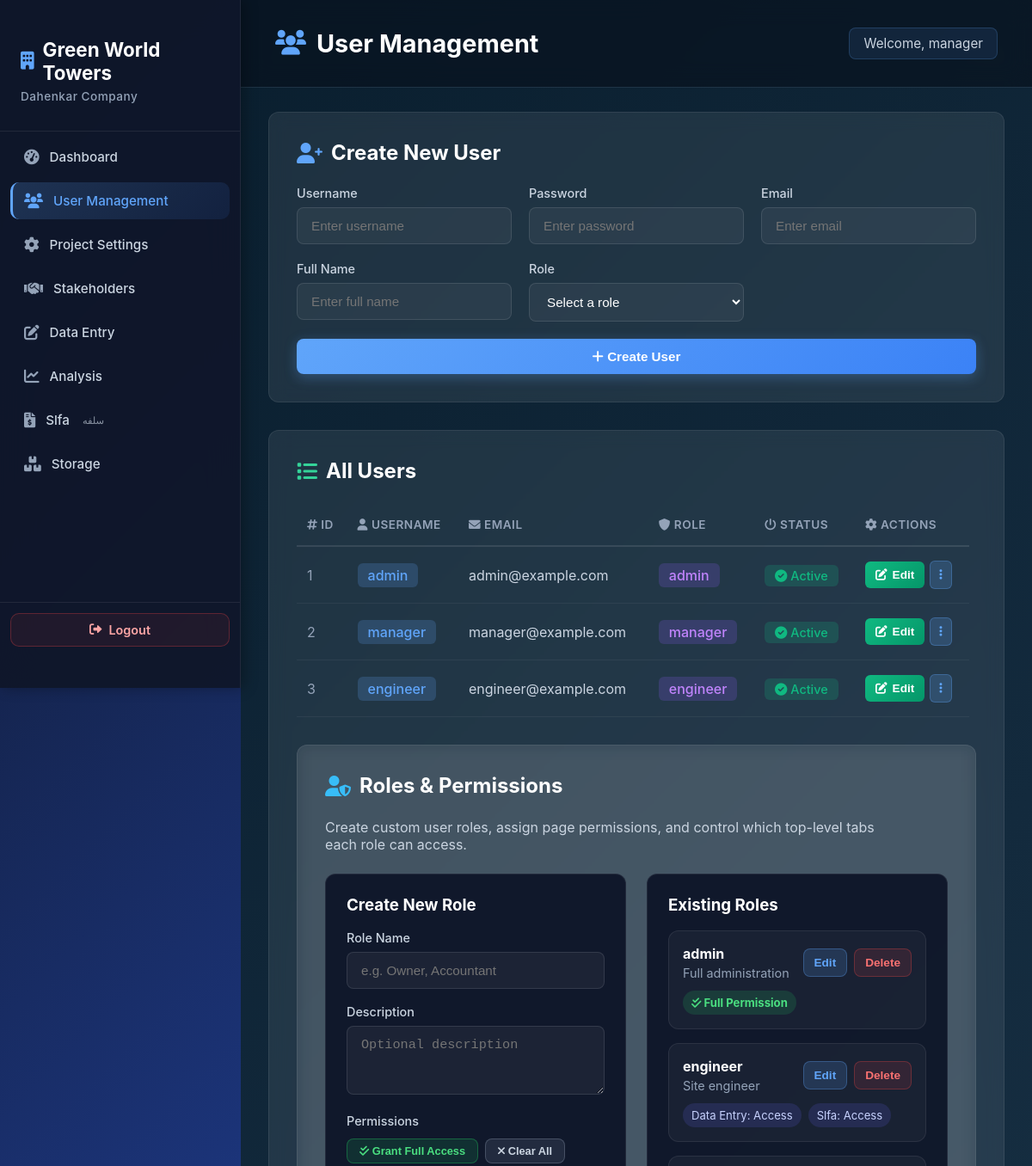
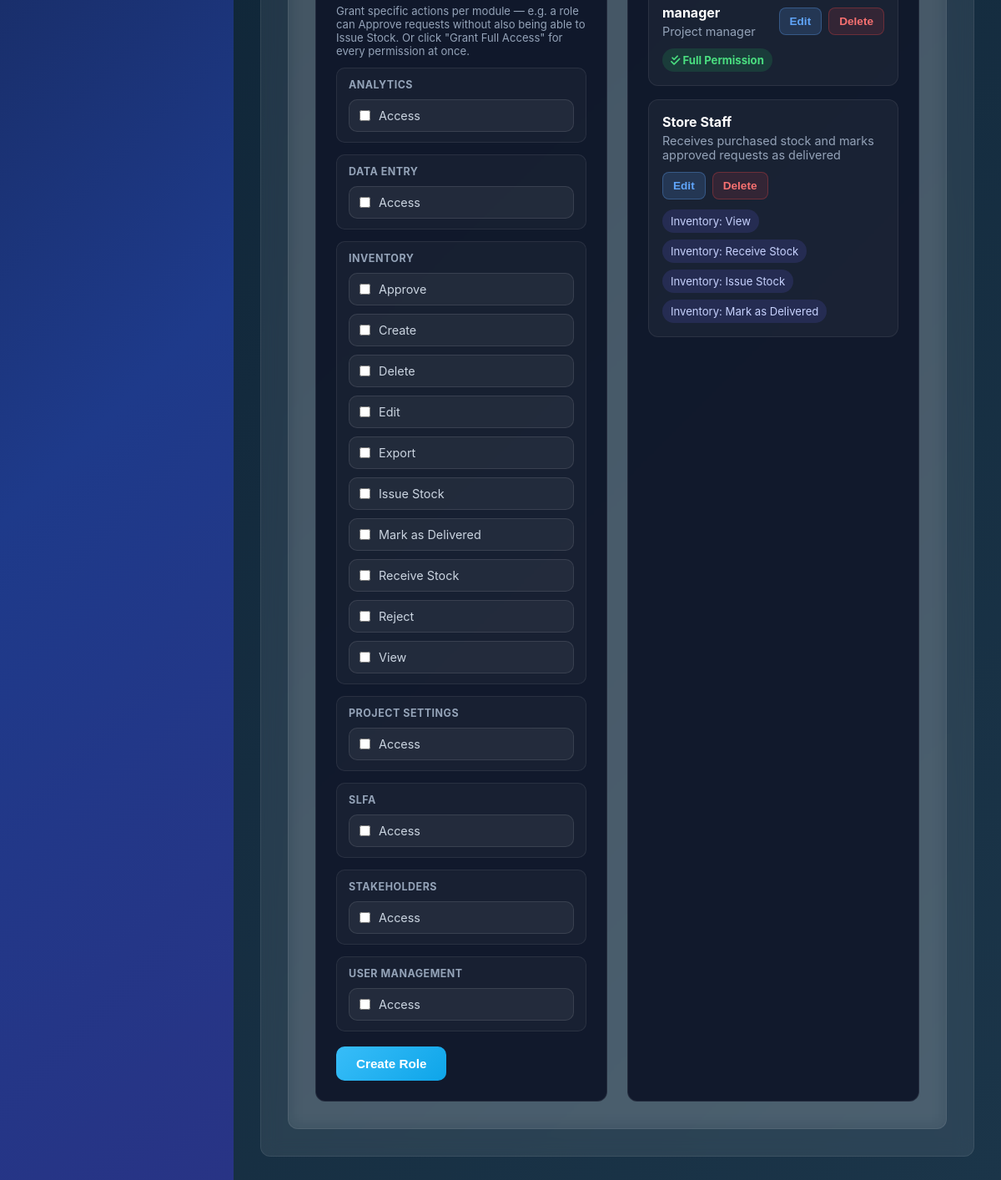
The page /src/users.php (signed in) on the database its author committed (2 pictures, top to bottom).
### tables this page shows
CREATE TABLE IF NOT EXISTS users (
    id INT AUTO_INCREMENT PRIMARY KEY,
    username VARCHAR(50) UNIQUE NOT NULL,
    password VARCHAR(255) NOT NULL,
    email VARCHAR(100) UNIQUE NOT NULL,
    full_name VARCHAR(100),
    role_id INT NOT NULL,
    is_active TINYINT(1) DEFAULT 1,
    created_at TIMESTAMP DEFAULT CURRENT_TIMESTAMP,
    FOREIGN KEY (role_id) REFERENCES roles(id)
);

CREATE TABLE IF NOT EXISTS roles (
    id INT AUTO_INCREMENT PRIMARY KEY,
    name VARCHAR(50) UNIQUE NOT NULL,
    description VARCHAR(255),
    created_at TIMESTAMP DEFAULT CURRENT_TIMESTAMP
);

CREATE TABLE IF NOT EXISTS permissions (
    id INT AUTO_INCREMENT PRIMARY KEY,
    name VARCHAR(100) UNIQUE NOT NULL,
    module VARCHAR(50),
    action_label VARCHAR(50),
    description VARCHAR(255),
    created_at TIMESTAMP DEFAULT CURRENT_TIMESTAMP
);

CREATE TABLE IF NOT EXISTS role_permissions (
    role_id INT NOT NULL,
    permission_id INT NOT NULL,
    PRIMARY KEY (role_id, permission_id),
    FOREIGN KEY (role_id) REFERENCES roles(id) ON DELETE CASCADE,
    FOREIGN KEY (permission_id) REFERENCES permissions(id) ON DELETE CASCADE
);

### src/users.php (the view, shortened to what the rows shown need)
<?php
require_once '../config.php';
$usersQuery = $conn->query('SELECT u.id, u.username, u.email, u.full_name, u.is_active, r.id AS role_id, r.name AS role_name FROM users u JOIN roles r ON u.role_id = r.id ORDER BY u.id ASC');
$roles = [];
$rolesResult = $conn->query('SELECT id, name, description FROM roles ORDER BY name ASC');
while ($role = $rolesResult->fetch_assoc()) {
    $roles[] = $role;
}
$permissionsList = [];
$permissionsByModule = [];
$permissionsResult = $conn->query("SELECT id, name, description, module, action_label FROM permissions ORDER BY COALESCE(module, name), COALESCE(action_label, name)");
while ($perm = $permissionsResult->fetch_assoc()) {
    $permissionsList[] = $perm;
    $moduleKey = $perm['module'] ?: $perm['name'];
    $permissionsByModule[$moduleKey][] = $perm;
}
$rolePermissions = [];
$rolePermResult = $conn->query("SELECT rp.role_id, p.id AS permission_id, p.name AS permission_name, p.module, p.action_label
    FROM role_permissions rp JOIN permissions p ON p.id = rp.permission_id");
while ($rp = $rolePermResult->fetch_assoc()) {
    $rp['display_label'] = $rp['module'] ? $rp['module'] . ': ' . ($rp['action_label'] ?: $rp['permission_name']) : $rp['permission_name'];
    $rolePermissions[(int)$rp['role_id']][] = $rp;
}
$editMode = false;
?>
<?php
require_once 'partials/header.php';
?>
    <div id="users-page" class="dashboard-container">
<?php
require_once 'partials/sidebar.php';
?>
        <main class="main-content">
            <header class="page-header">
                <h1><i class="fas fa-users"></i> User Management</h1>
            </header>
            <div class="content-wrapper">
            <div style="background: rgba(255, 255, 255, 0.08); backdrop-filter: blur(10px); border: 1px solid rgba(255, 255, 255, 0.08); border-radius: 12px; padding: 32px; margin-bottom: 32px;">
                <h2 style="color: #fff; margin-bottom: 24px; display: flex; align-items: center; gap: 10px;">
                    <i class="fas fa-<?php echo $editMode ? 'user-edit' : 'user-plus'; ?>" style="color: #60a5fa;"></i> <?php echo $editMode ? 'Edit User' : 'Create New User'; ?>
                </h2>
            </div>
            <div style="background: rgba(255, 255, 255, 0.08); backdrop-filter: blur(10px); border: 1px solid rgba(255, 255, 255, 0.08); border-radius: 12px; padding: 32px; overflow: hidden;">
                <h2 style="color: #fff; margin-bottom: 24px; display: flex; align-items: center; gap: 10px;">
                    <i class="fas fa-list" style="color: #34d399;"></i> All Users
                </h2>
                <div style="max-height: 520px; overflow-y: auto; overflow-x: auto; padding-right: 8px;">
                    <table style="width: 100%; color: #cbd5e1; border-collapse: collapse;">
                    <thead>
                        <tr style="border-bottom: 2px solid rgba(255, 255, 255, 0.1);">
                            <th style="text-align: left; padding: 16px 12px; color: #94a3b8; font-weight: 600; font-size: 0.85rem; text-transform: uppercase; letter-spacing: 0.5px;"><i class="fas fa-hashtag"></i> ID</th>
                            <th style="text-align: left; padding: 16px 12px; color: #94a3b8; font-weight: 600; font-size: 0.85rem; text-transform: uppercase; letter-spacing: 0.5px;"><i class="fas fa-user"></i> Username</th>
                            <th style="text-align: left; padding: 16px 12px; color: #94a3b8; font-weight: 600; font-size: 0.85rem; text-transform: uppercase; letter-spacing: 0.5px;"><i class="fas fa-envelope"></i> Email</th>
                            <th style="text-align: left; padding: 16px 12px; color: #94a3b8; font-weight: 600; font-size: 0.85rem; text-transform: uppercase; letter-spacing: 0.5px;"><i class="fas fa-shield-alt"></i> Role</th>
                            <th style="text-align: left; padding: 16px 12px; color: #94a3b8; font-weight: 600; font-size: 0.85rem; text-transform: uppercase; letter-spacing: 0.5px;"><i class="fas fa-power-off"></i> Status</th>
                            <th style="text-align: left; padding: 16px 12px; color: #94a3b8; font-weight: 600; font-size: 0.85rem; text-transform: uppercase; letter-spacing: 0.5px;"><i class="fas fa-cog"></i> Actions</th>
                        </tr>
                    </thead>
                    <tbody id="users-tbody">
                        <?php while ($user = $usersQuery->fetch_assoc()):
                            $nameParts = explode(' ', $user['full_name'], 2);
                            $firstName = $nameParts[0] ?? '';
                            $lastName = $nameParts[1] ?? '';
                        ?>
                        <tr id="user-row-<?php echo $user['id']; ?>" style="border-bottom: 1px solid rgba(255, 255, 255, 0.05); transition: all 0.3s ease;" onmouseover="this.style.backgroundColor='rgba(96, 165, 250, 0.08)'" onmouseout="this.style.backgroundColor='transparent'">
                            <td style="padding: 16px 12px; color: #94a3b8;"><?php echo $user['id']; ?></td>
                            <td style="padding: 16px 12px;"><span style="background: rgba(96, 165, 250, 0.2); padding: 4px 12px; border-radius: 6px; font-weight: 500; color: #60a5fa;"><?php echo htmlspecialchars($user['username']); ?></span></td>
                            <td style="padding: 16px 12px; color: #cbd5e1;"><?php echo htmlspecialchars($user['email']); ?></td>
                            <td style="padding: 16px 12px;"><span style="background: rgba(139, 92, 246, 0.2); padding: 4px 12px; border-radius: 6px; font-weight: 500; color: #c084fc;"><?php echo htmlspecialchars($user['role_name']); ?></span></td>
                            <td style="padding: 16px 12px;">
                                <span style="background: <?php echo $user['is_active'] ? 'rgba(16, 185, 129, 0.2)' : 'rgba(239, 68, 68, 0.2)'; ?>; color: <?php echo $user['is_active'] ? '#10b981' : '#ef4444'; ?>; padding: 4px 12px; border-radius: 6px; font-weight: 500; font-size: 0.9rem;">
                                    <i class="fas fa-<?php echo $user['is_active'] ? 'check-circle' : 'times-circle'; ?>"></i> <?php echo $user['is_active'] ? 'Active' : 'Inactive'; ?>
                                </span>
                            </td>
                            <td style="padding: 16px 12px;">
                                <div style="display: flex; gap: 6px; align-items: center;">
                                    <button type="button" onclick="showEditModal(<?php echo $user['id']; ?>, <?php echo htmlspecialchars(json_encode($firstName), ENT_QUOTES); ?>, <?php echo htmlspecialchars(json_encode($lastName), ENT_QUOTES); ?>, <?php echo htmlspecialchars(json_encode($user['email']), ENT_QUOTES); ?>, <?php echo htmlspecialchars(json_encode($user['username']), ENT_QUOTES); ?>, <?php echo $user['role_id']; ?>)" style="padding: 8px 12px; background: linear-gradient(135deg, #10b981, #059669); color: #fff; border: none; border-radius: 6px; font-size: 0.85rem; font-weight: 600; text-decoration: none; cursor: pointer; transition: all 0.2s ease; display: inline-flex; align-items: center; gap: 6px;">
                                        <i class="fas fa-edit"></i> Edit
                                    </button>
                                    <div style="position: relative; display: inline-block;">
                                        <button type="button" class="action-btn" onclick="toggleActionsMenu(<?php echo $user['id']; ?>)" style="padding: 8px 10px; background: rgba(96, 165, 250, 0.2); color: #60a5fa; border: 1px solid rgba(96, 165, 250, 0.3); border-radius: 6px; font-size: 0.85rem; font-weight: 600; cursor: pointer; transition: all 0.2s ease;">
                                            <i class="fas fa-ellipsis-v"></i>
                                        </button>
                                    </div>
                                </div>
                            </td>
                        </tr>
                        <?php endwhile; ?>
                    </tbody>
                </table>
            </div>
            <div style="background: rgba(255, 255, 255, 0.08); backdrop-filter: blur(10px); border: 1px solid rgba(255, 255, 255, 0.08); border-radius: 12px; padding: 32px; margin-top: 32px;">
                <div style="display: flex; flex-wrap: wrap; align-items: flex-start; justify-content: space-between; gap: 24px; margin-bottom: 24px;">
                    <h2 style="color: #fff; margin: 0; display: flex; align-items: center; gap: 10px;"><i class="fas fa-user-shield" style="color: #38bdf8;"></i> Roles & Permissions</h2>
                </div>
                <div style="display: grid; grid-template-columns: 1fr 1fr; gap: 24px;">
                    <div style="background: rgba(15, 23, 42, 0.95); border: 1px solid rgba(255, 255, 255, 0.08); border-radius: 12px; padding: 24px;">
                        <form id="create-role-form">
                            <div style="margin-bottom: 18px;">
                                <?php foreach ($permissionsByModule as $moduleName => $modulePerms): ?>
                                    <div style="margin-bottom:14px;background:rgba(255,255,255,0.03);border:1px solid rgba(255,255,255,0.08);border-radius:10px;padding:12px 14px;">
                                        <div style="color:#94a3b8;font-size:0.78rem;font-weight:700;text-transform:uppercase;letter-spacing:0.04em;margin-bottom:10px;"><?php echo htmlspecialchars($moduleName); ?></div>
                                        <div style="display:grid;grid-template-columns:repeat(auto-fit,minmax(150px,1fr));gap:10px;">
                                            <?php foreach ($modulePerms as $perm): ?>
                                                <label style="display:flex;align-items:center;gap:10px;background:rgba(255,255,255,0.05);padding:10px 12px;border:1px solid rgba(255,255,255,0.1);border-radius:10px;color:#cbd5e1;font-size:0.9rem;cursor:pointer;">
                                                    <input type="checkbox" name="permission_ids[]" value="<?php echo $perm['id']; ?>" style="accent:#60a5fa;">
                                                    <span><?php echo htmlspecialchars($perm['action_label'] ?: $perm['name']); ?></span>
                                                </label>
                                            <?php endforeach; ?>
                                        </div>
                                    </div>
                                <?php endforeach; ?>
                            </div>
                        </form>
                    </div>
                    <div style="background: rgba(15, 23, 42, 0.95); border: 1px solid rgba(255, 255, 255, 0.08); border-radius: 12px; padding: 24px;">
                        <?php if (empty($roles)): ?>
                            <p style="color: #94a3b8;">No roles created yet.</p>
                        <?php else: ?>
                            <div style="display: grid; gap: 16px;">
                                <?php foreach ($roles as $role): ?>
                                    <div data-role-id="<?php echo $role['id']; ?>" data-role-name="<?php echo htmlspecialchars($role['name'], ENT_QUOTES); ?>" data-role-description="<?php echo htmlspecialchars($role['description'], ENT_QUOTES); ?>" data-role-permissions="<?php echo implode(',', array_map(function($perm){ return $perm['permission_id']; }, $rolePermissions[$role['id']] ?? [])); ?>" style="background: rgba(255,255,255,0.04); border:1px solid rgba(255,255,255,0.08); border-radius:12px; padding:16px;">
                                        <div style="display:flex; justify-content:space-between; align-items:center; gap:12px; flex-wrap: wrap;">
                                            <div>
                                                <h4 style="color:#fff; margin:0 0 4px; font-size:1rem;"><?php echo htmlspecialchars($role['name']); ?></h4>
                                                <p style="color:#94a3b8; margin:0; font-size:0.9rem;"><?php echo htmlspecialchars($role['description'] ?: 'No description'); ?></p>
                                            </div>
                                            <div style="display:flex; gap:8px; flex-wrap: wrap;">
                                                <button type="button" onclick="showRoleEditModal(<?php echo $role['id']; ?>)" style="padding:8px 12px;background:rgba(96,165,250,0.16);color:#60a5fa;border:1px solid rgba(96,165,250,0.3);border-radius:8px;cursor:pointer;font-size:0.85rem;font-weight:600;">Edit</button>
                                                <button type="button" onclick="deleteRole(<?php echo $role['id']; ?>, <?php echo htmlspecialchars(json_encode($role['name']), ENT_QUOTES); ?>)" style="padding:8px 12px;background:rgba(239,68,68,0.12);color:#f87171;border:1px solid rgba(239,68,68,0.3);border-radius:8px;cursor:pointer;font-size:0.85rem;font-weight:600;">Delete</button>
                                            </div>
                                        </div>
                                        <div style="margin-top: 12px; display: flex; flex-wrap: wrap; gap: 8px;">
                                            <?php $assigned = $rolePermissions[$role['id']] ?? []; ?>
                                            <?php if (empty($assigned)): ?>
                                                <span style="color:#94a3b8;font-size:0.9rem;">No permissions assigned.</span>
                                            <?php elseif (!empty($permissionsList) && count($assigned) === count($permissionsList)): ?>
                                                <span style="background: rgba(34,197,94,0.16); color: #4ade80; padding: 6px 10px; border-radius: 9999px; font-size: 0.82rem; font-weight: 700;"><i class="fas fa-check-double"></i> Full Permission</span>
                                            <?php else: ?>
                                                <?php foreach ($assigned as $perm): ?>
                                                    <span style="background: rgba(99,102,241,0.16); color: #c7d2fe; padding: 6px 10px; border-radius: 9999px; font-size: 0.82rem;"><?php echo htmlspecialchars($perm['display_label']); ?></span>
                                                <?php endforeach; ?>
                                            <?php endif; ?>
                                        </div>
                                    </div>
                                <?php endforeach; ?>
                            </div>
                        <?php endif; ?>
                    </div>
                </div>
            </div>
            </div>
        </main>
    </div>
</body>
</html>

### rows shown on the page
users: id "1", username "admin", email "admin@example.com", role.name "admin", is_active 1 (drawn)
users: id "2", username "manager", email "manager@example.com", role.name "manager", is_active 1 (drawn)
users: id "3", username "engineer", email "engineer@example.com", role.name "engineer", is_active 1 (drawn)
permissions: action_label "Access"
permissions: action_label "Access"
permissions: action_label "Approve"
permissions: action_label "Create"
permissions: action_label "Delete"
permissions: action_label "Edit"
permissions: action_label "Export"
permissions: action_label "Issue Stock"
permissions: action_label "Mark as Delivered"
permissions: action_label "Receive Stock"
permissions: action_label "Reject"
permissions: action_label "View"
permissions: action_label "Access"
permissions: action_label "Access"
permissions: action_label "Access"
permissions: action_label "Access"
roles: name "admin", description "Full administration", shows "Full Permission"
roles: name "engineer", description "Site engineer"
role_permissions: display_label "Data Entry: Access"
role_permissions: display_label "Slfa: Access"
roles: name "manager", description "Project manager", shows "Full Permission"
roles: name "Store Staff", description "Receives purchased stock and marks approved requests as delivered"
role_permissions: display_label "Inventory: View"
role_permissions: display_label "Inventory: Receive Stock"
role_permissions: display_label "Inventory: Issue Stock"
role_permissions: display_label "Inventory: Mark as Delivered"

### other values the page prints
$_SESSION['username'] "manager"
$moduleName "ANALYTICS"
$moduleName "DATA ENTRY"
$moduleName "INVENTORY"
$moduleName "PROJECT SETTINGS"
$moduleName "SLFA"
$moduleName "STAKEHOLDERS"
$moduleName "USER MANAGEMENT"
